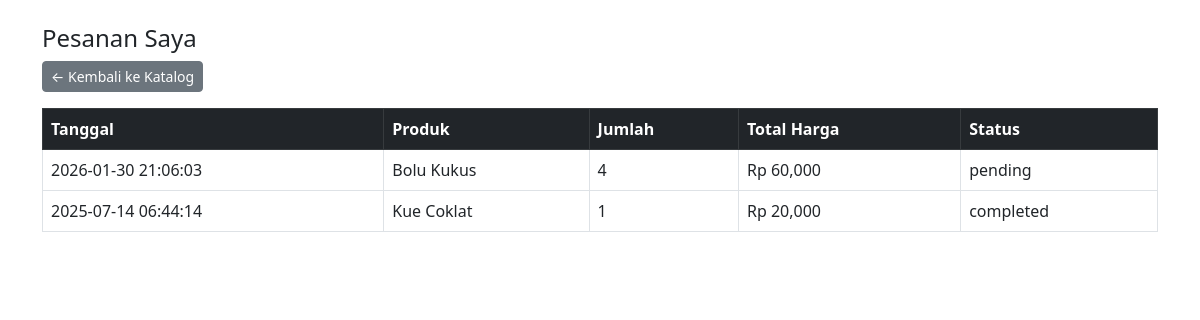
The page /user/pesanan_saya.php (signed in) on the database its author committed.
### tables this page shows
CREATE TABLE `order_details` (
  `id` int(11) NOT NULL,
  `order_id` int(11) DEFAULT NULL,
  `product_id` int(11) DEFAULT NULL,
  `quantity` int(11) DEFAULT NULL
);

CREATE TABLE `orders` (
  `id` int(11) NOT NULL,
  `user_id` int(11) DEFAULT NULL,
  `order_date` datetime DEFAULT current_timestamp(),
  `status` enum('pending','completed') DEFAULT 'pending'
);

CREATE TABLE `products` (
  `id` int(11) NOT NULL,
  `name` varchar(100) DEFAULT NULL,
  `description` text DEFAULT NULL,
  `price` decimal(10,2) DEFAULT NULL,
  `image` varchar(255) DEFAULT NULL
);

### user/pesanan_saya.php (the view, shortened to what this page needs)
<?php
include "../db.php";
$user_id = $_SESSION['user_id'];
$orders = mysqli_query($conn, "
    SELECT o.id as order_id, o.order_date, o.status, p.name, od.quantity, p.price
    FROM orders o
    JOIN order_details od ON o.id = od.order_id
    JOIN products p ON od.product_id = p.id
    WHERE o.user_id = $user_id
    ORDER BY o.order_date DESC
");
?>
<!DOCTYPE html>
<html lang="id">
<head>
    <link href="https://cdn.jsdelivr.net/npm/bootstrap@5.3.0/dist/css/bootstrap.min.css" rel="stylesheet">
</head>
<body>
<div class="container mt-4">
    <h4>Pesanan Saya</h4>
    <a href="katalog.php" class="btn btn-secondary btn-sm mb-3">← Kembali ke Katalog</a>
    <table class="table table-bordered table-hover">
        <thead class="table-dark">
            <tr>
                <th>Tanggal</th>
                <th>Produk</th>
                <th>Jumlah</th>
                <th>Total Harga</th>
                <th>Status</th>
            </tr>
        </thead>
        <tbody>
            <?php while ($row = mysqli_fetch_assoc($orders)): ?>
                <tr>
                    <td><?= $row['order_date']; ?></td>
                    <td><?= $row['name']; ?></td>
                    <td><?= $row['quantity']; ?></td>
                    <td>Rp <?= number_format($row['quantity'] * $row['price']); ?></td>
                    <td><?= $row['status']; ?></td>
                </tr>
            <?php endwhile; ?>
        </tbody>
    </table>
</div>
</body>
</html>

### rows shown on the page
order_details: order.order_date "2026-01-30 21:06:03", product.name "Bolu Kukus", quantity "4", $row['quantity']*$row['price'] "60,000", order.status "pending"
order_details: order.order_date "2025-07-14 06:44:14", product.name "Kue Coklat", quantity "1", $row['quantity']*$row['price'] "20,000", order.status "completed"
